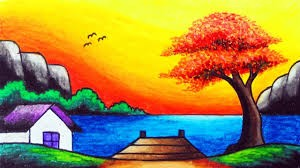
#> input picture LAB/EXP-3/SAMPLE.jpg, 300 x 168 px, found by its file name
$ python EXP-3.py
#> lines starting #> are read from the running program, lines starting #| are printed output that depends on the picture
import cv2

# Read the image
image = cv2.imread("sample.jpg")
#> image is the input picture: shape (168, 300, 3); mean B, G, R 71.8, 138.7, 162.1

# Check if the image is loaded successfully
if image is None:
    print("Error: Image not found.")
    exit()

# Convert the image to grayscale
gray = cv2.cvtColor(image, cv2.COLOR_BGR2GRAY)
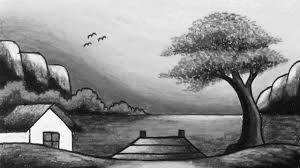
#> gray: shape (168, 300); min 2, max 254, mean 138.1

# Apply Canny Edge Detection
edges = cv2.Canny(gray, 100, 200)
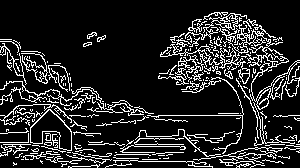
#> edges: shape (168, 300); 14.8% white in thin lines or dots

# Display the original and edge-detected images
cv2.imshow("Original Image", image)
cv2.imshow("Canny Edge Detection", edges)

# Wait until a key is pressed
cv2.waitKey(0)

# Close all windows
cv2.destroyAllWindows()
